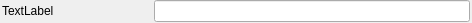
<?xml version="1.0" encoding="UTF-8"?>
<ui version="4.0">
 <class>Form</class>
 <widget class="QWidget" name="Form">
  <property name="geometry">
   <rect>
    <x>0</x>
    <y>0</y>
    <width>472</width>
    <height>23</height>
   </rect>
  </property>
  <property name="windowTitle">
   <string>Form</string>
  </property>
  <layout class="QGridLayout" name="gridLayout">
   <property name="leftMargin">
    <number>2</number>
   </property>
   <property name="topMargin">
    <number>0</number>
   </property>
   <property name="rightMargin">
    <number>2</number>
   </property>
   <property name="bottomMargin">
    <number>0</number>
   </property>
   <property name="spacing">
    <number>2</number>
   </property>
   <item row="0" column="1">
    <widget class="QLineEdit" name="valueLineEdit">
     <property name="enabled">
      <bool>true</bool>
     </property>
    </widget>
   </item>
   <item row="0" column="0">
    <widget class="QLabel" name="nameLabel">
     <property name="minimumSize">
      <size>
       <width>150</width>
       <height>0</height>
      </size>
     </property>
     <property name="text">
      <string>TextLabel</string>
     </property>
    </widget>
   </item>
  </layout>
 </widget>
 <resources/>
 <connections/>
</ui>
